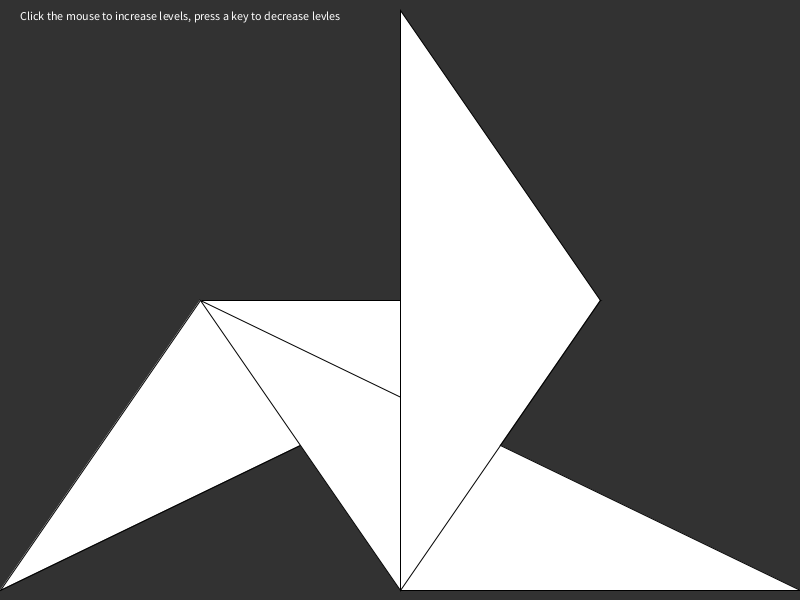
Frame 1 (no input)
Frame 60 (the mouse pressed at the canvas centre just before this capture): identical to frame 1, image omitted
Frame 120 (the mouse held since frame 60 and released just before this capture): identical to frame 1, image omitted

The Processing sketch that drew this single still picture (run headless with seeded random() and noise(); from frame 60 on, the mouse is pressed at the canvas centre):

// Processing sketch: Section2
// ── Section2.pde
int levels;
color bg,fg;

void setup() {
  size(800, 600);
  levels = 1;
}

/*Create Sierpiski's Gasket (google an image of this)
  The outer triangle are the vertices: (v1x, v1y), (v2x,v2y), (v3x, v3y)
  levels:
  0 = regular triangle
  1 = triforce (looks like 3 triangles)
  2 = each of the 3 triangles will be cut into 3 triangles.
  etc.
*/
void gasket(int levels, float v1x, float v1y, float v2x, float v2y, float v3x, float v3y) {
    if (levels == 0) {triangle(v1x, v1y, v2x, v2y, v3x, v3y); return;}
    else{
      float mx1 = (v1x + v2x)/2;
      float mx3 = (v1x + v3x)/2;
      float mx2 = (v2x + v3x)/2;
      float my1 = (v1y + v2y)/2;
      float my3 = (v1y + v3y)/2;
      float my2 = (v2y + v3y)/2;
      gasket(levels - 1, v1x, v1y, mx2, my2, mx3, my3);
      gasket(levels - 1, mx1, my1, v2x, v2y, mx3, my3);
      gasket(levels - 1, mx1, my1, mx2, my2, v3x, v3y);
    }
}

void draw() { 
  background(50);  
  
  fill(255);
  text("Click the mouse to increase levels, press a key to decrease levles",20,20);

  gasket(levels,0, height-10, width, height-10, width/2, 10);

 //koch(levels,width-10, height/2,10, height/3 ); 
 //other fractal you can do! This requires a bit more math, or you can look up the coordinates.
}

void mouseClicked(){ 
 levels ++;  
}

void keyPressed(){
 levels --; 
}
